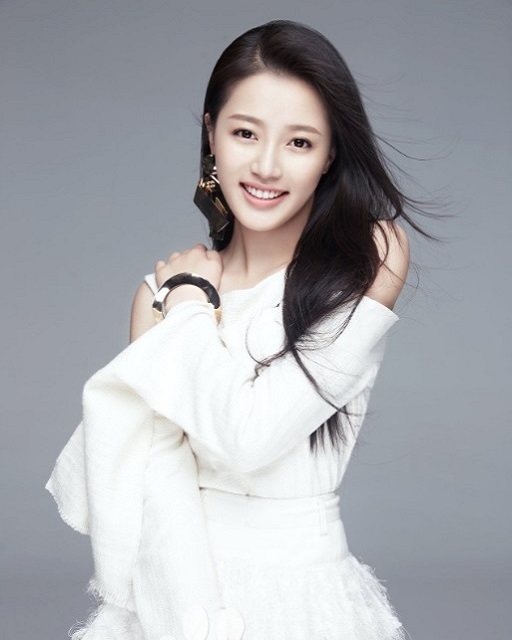
#> input picture python/code_117/master.jpg, 512 x 640 px
$ python opencv_117.py
#> lines starting #> are read from the running program, lines starting #| are printed output that depends on the picture
import cv2 as cv
import numpy as np

src = cv.imread("master.jpg")
#> src is the input picture: shape (640, 512, 3); mean B, G, R 173.5, 168.6, 167.3
dst = cv.pyrMeanShiftFiltering(src, 25, 40, None, 2)
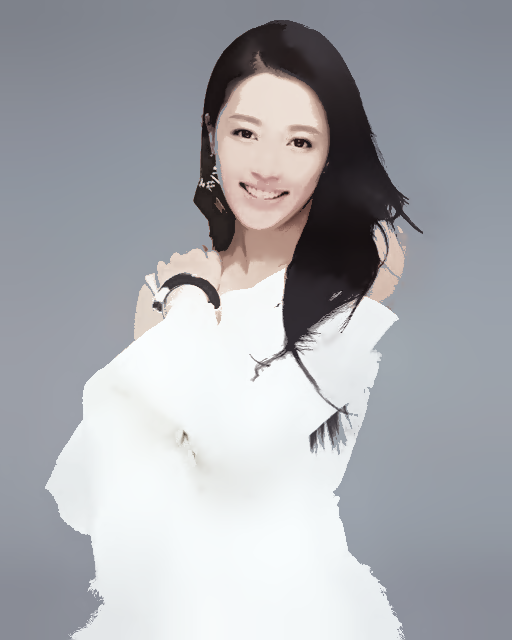
#> dst: shape (640, 512, 3); mean B, G, R 174.4, 169.4, 167.8
cv.imshow("result", np.hstack((src,dst)))
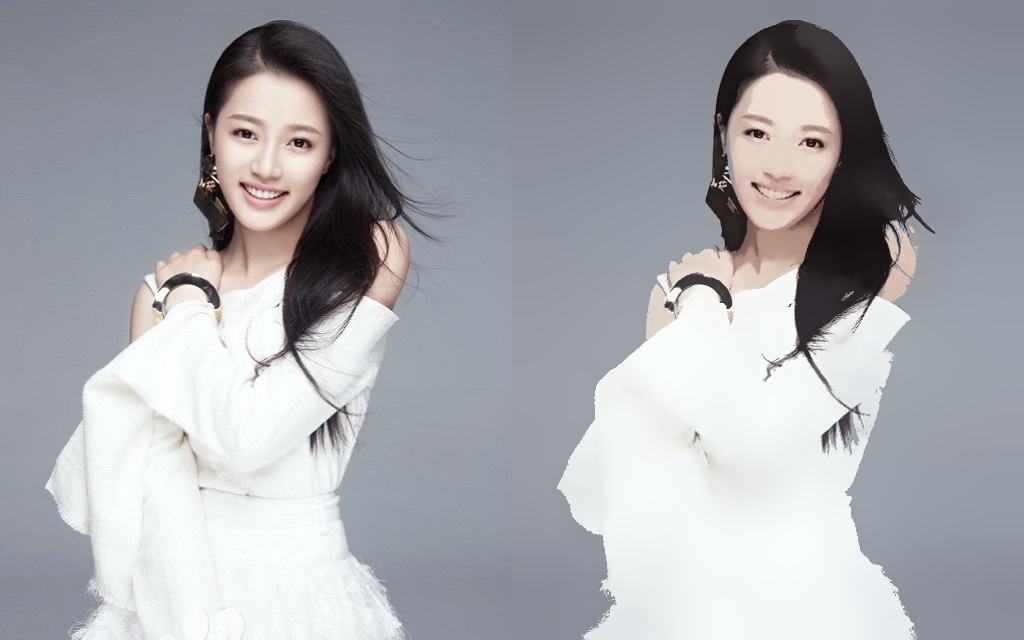
#> window 'result': shape (640, 1024, 3); mean B, G, R 174, 169, 167.5
cv.imwrite("result.jpg", np.hstack((src,dst)))
cv.waitKey(0)
cv.destroyAllWindows()
